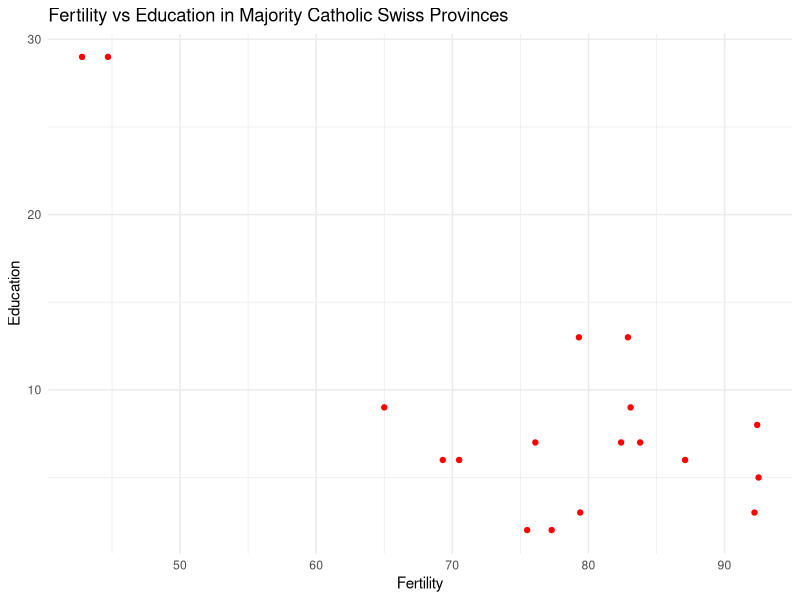

R code for this plot:
# fixed_pipeline.R
library(tidyverse)

# Load data
df <- swiss

# Isolate provinces with Catholic percentage > 50 and flag them
high_catholic <- df |>
  mutate(is_majority = Catholic > 50) |>
  filter(is_majority)

# Calculate summary stats
summary_stats <- high_catholic |>
  summarize(
    avg_fertility = mean(Fertility),
    avg_education = mean(Education, na.rm = TRUE),
    max_ag = max(Agriculture)
  )

# Plot the province-level results
p <- ggplot(high_catholic, aes(x = Fertility, y = Education)) +
  geom_point(color = "red") +
  theme_minimal() +
  labs(title = "Fertility vs Education in Majority Catholic Swiss Provinces")

# Create outputs/ if missing, then save
dir.create("outputs", showWarnings = FALSE)
ggsave("outputs/my_plot.png", p)
